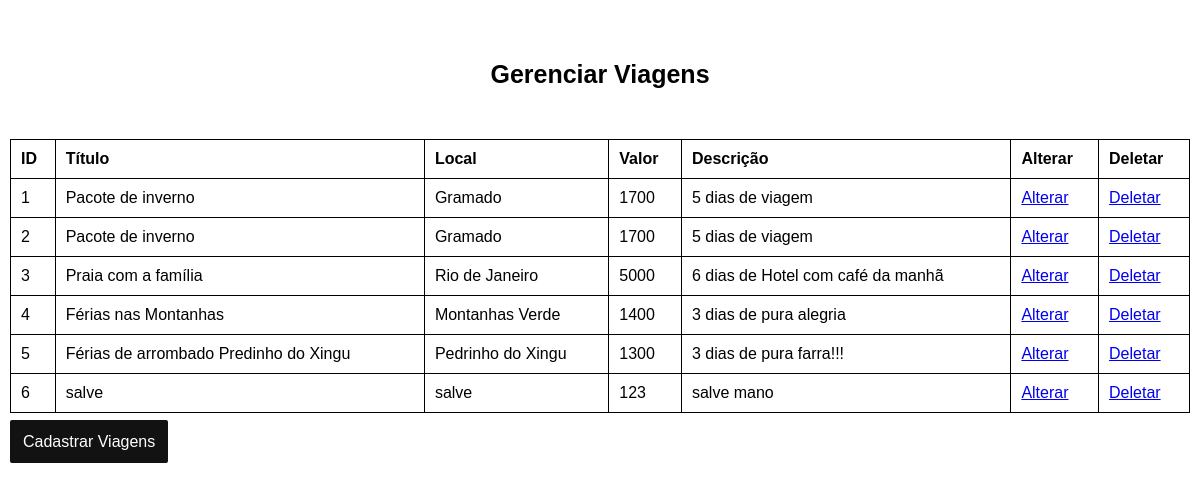
The app's page /admin/gerenciar_viagens.php, older data.
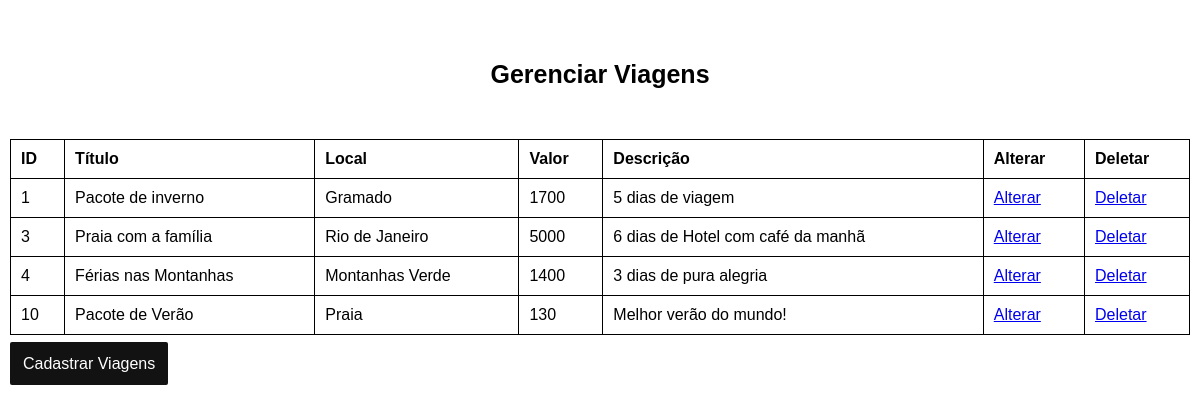
The same page, newer data.
### tables this page shows
CREATE TABLE IF NOT EXISTS `tb_viagens` (
  `id` int(11) NOT NULL AUTO_INCREMENT,
  `titulo` varchar(50) NOT NULL,
  `local` varchar(50) NOT NULL,
  `valor` float(7,2) NOT NULL,
  `desc` varchar(200) DEFAULT NULL,
  `status` bit(1) NOT NULL DEFAULT b'1',
  `data_cadastro` datetime NOT NULL DEFAULT current_timestamp(),
  `imagem` varchar(100) DEFAULT NULL,
  PRIMARY KEY (`id`)
);

### admin/gerenciar_viagens.php (the view, shortened to what this page needs)
<?php
include '../backend/conexao.php';
try {
    $sql = "SELECT * FROM tb_viagens";
    $comando = $con -> prepare($sql);
    $comando -> execute();
    $dados = $comando -> fetchAll(PDO::FETCH_ASSOC);
} catch(PDOException $erro){
    echo $erro->getMessage();
}
?>
<!DOCTYPE html>
<html lang="pt-br">
<head>
    <link rel="stylesheet" href="../css/style.css">
</head>
<body>
    <div id="container-form">
        <h2>Gerenciar Viagens</h2>
        <div id="tabela">
            <table class="tabela-viagens">
                <tr>
                    <th>ID</th>
                    <th>Título</th>
                    <th>Local</th>
                    <th>Valor</th>
                    <th>Descrição</th>
                    <th>Alterar</th>
                    <th>Deletar</th>
                </tr>
                <?php foreach($dados as $d): ?>
                <tr>
                    <td><?php echo $d['id']?></td>
                    <td><?php echo $d['titulo']?></td>
                    <td><?php echo $d['local']?></td>
                    <td><?php echo $d['valor']?></td>
                    <td><?php echo $d['desc']?></td>
                    <td>
                        <a href="../admin/alterar_viagens.php?id=<?php echo $d['id']?>">
                            Alterar
                        </a>
                    </td>
                    <td>
                        <a href="../backend/deletar.php?id=<?php echo $d['id']?>">
                            Deletar
                        </a>
                    </td>
                </tr>
                <?php endforeach;?>
            </table>
        </div>
        <a class="nav-button" href="cadastro_viagens.html">Cadastrar Viagens</a>
    </div>
</body>
</html>

### css/style.css (style rules this page uses)
* { font-family: 'Lucida Sans', 'Lucida Sans Regular', 'Lucida Grande', 'Lucida Sans Unicode', Geneva, Verdana, sans-serif; box-sizing: border-box; padding: 0; margin: 0; }
h2 { text-align: center; font-size: 25px; margin: 50px 0; }
#container-form { padding: 10px; }
#tabela { display: grid; margin: 20px auto; }
#tabela tr td, #tabela tr th { padding: 10px; cursor: pointer; }
table { border-collapse: collapse; }
.tabela-viagens, th, td { border: 1px solid black !important; text-align: left; }
.nav-button { padding: 13px; background-color: #121212; color: #fff; border-radius: 2px; text-decoration: none; }

Row changes from the older to the newer data that the page shows:
removed tb_viagens: id "2", titulo "Pacote de inverno", local "Gramado", valor "1700", desc "5 dias de viagem"
removed tb_viagens: id "5", titulo "Férias de arrombado Predinho do Xingu", local "Pedrinho do Xingu", valor "1300", desc "3 dias de pura farra!!!"
removed tb_viagens: id "6", titulo "salve", local "salve", valor "123", desc "salve mano"
added tb_viagens: id "10", titulo "Pacote de Verão", local "Praia", valor "130", desc "Melhor verão do mundo!"
